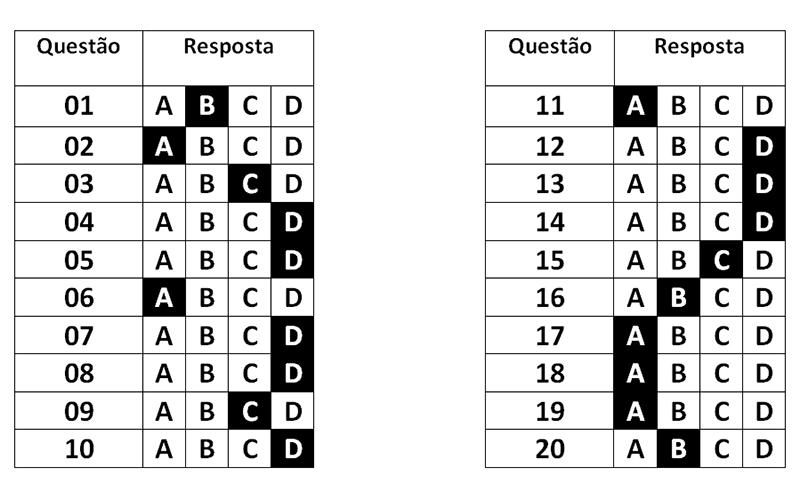
#> input picture lessons/dataset/imgs/gabarito_colunas_simples_preenchidas.jpg, 800 x 500 px, given in place of the camera
$ jupyter execute '5 - Camera-Basic-Recognition.ipynb'   (older library calls are emulated)   (text cells are left out)
#> lines starting #> are read from the running program, lines starting #| are printed output that depends on the picture; after the words box and inside, x2 and y2 are one past the last pixel; in counts of white or black regions, pixels touching at a corner belong together
[cell 1]
import sys
def identify_alternative(image):
    try:
        gray = cv2.cvtColor(image, cv2.COLOR_BGR2GRAY)
        gray = cv2.medianBlur(gray, 5)


        rows = gray.shape[0]
        circles = cv2.HoughCircles(gray,cv2.HOUGH_GRADIENT,1,rows/10,param1=50,param2=30,minRadius=0, maxRadius=30)


        if circles is not None:
            circles = np.uint16(np.around(circles))
            for i in circles[0, :]:
                center = (i[0], i[1])

                #Ponto central
                cv2.circle(image, center, 1, (255, 0, 0), 3)

                #Circulo externo
                radius = i[2]
                cv2.circle(image, center, radius, (0, 255, 0), 3)
        cv2.imshow("detected circles", image)
    except:
        cv2.destroyAllWindows()
        exit(0)

[cell 2]
def identify_test(image):
    gray = cv2.cvtColor(image.copy(), cv2.COLOR_BGR2GRAY)
    ret, thresh = cv2.threshold(gray, 127, 255, 1)
    _ , contours, hierarchy = cv2.findContours(thresh.copy(), cv2.RETR_EXTERNAL, cv2.CHAIN_APPROX_SIMPLE)
    contours = sorted(contours, key = cv2.contourArea, reverse = True)[:1]

    for c in contours:
        x,y,w,h = cv2.boundingRect(c)
        cv2.rectangle(image,(x,y),(x+w,y+h),(0,255,0),2)
    identify_alternative(image)

[cell 3]
def camera_processing():

    cap = cv2.VideoCapture(0)

    while(True):
        ret, frame = cap.read()
#> frame is the input picture: shape (500, 800, 3); min 0, max 255, mean 219.7

        identify_test(frame)
#> in identify_test, `ret, thresh = cv2.threshold(gray, 127, 255, 1)`:
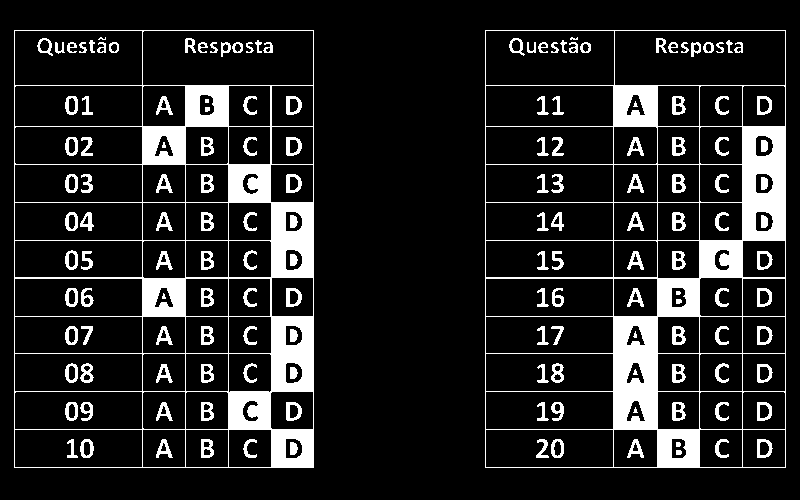
#> thresh: shape (500, 800); 13.8% white; 154 white regions (10 under 20 px)
#> in identify_test, `_ , contours, hierarchy = cv2.findContours(thresh.copy(), cv2.RETR_EXT..`: contours = 2 contours; box (x1, y1, x2, y2) and area: (485, 30, 786, 468) 131100, (14, 30, 314, 468) 130663
#> in identify_test, `contours = sorted(contours, key = cv2.contourArea, reverse = True)[:1]`: contours = [[[485, 30], [485, 467], [785, 467], [785, 30]]]
#> the loop in identify_test, `for c in contours:` made 1 pass
#> (c, x, y, w, h) on pass 1: ([[485, 30], [485, 467], [785, 467], [785, 30]], 485, 30, 301, 438)
#> after the loop in identify_test, `for c in contours:`:
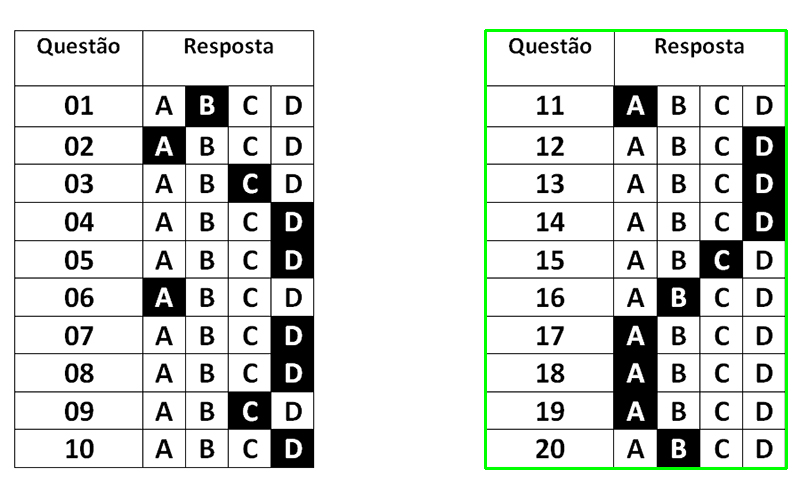
#> image: shape (500, 800, 3); mean B, G, R 217.7, 220.5, 217.7
#> in identify_alternative, `gray = cv2.medianBlur(gray, 5)`:
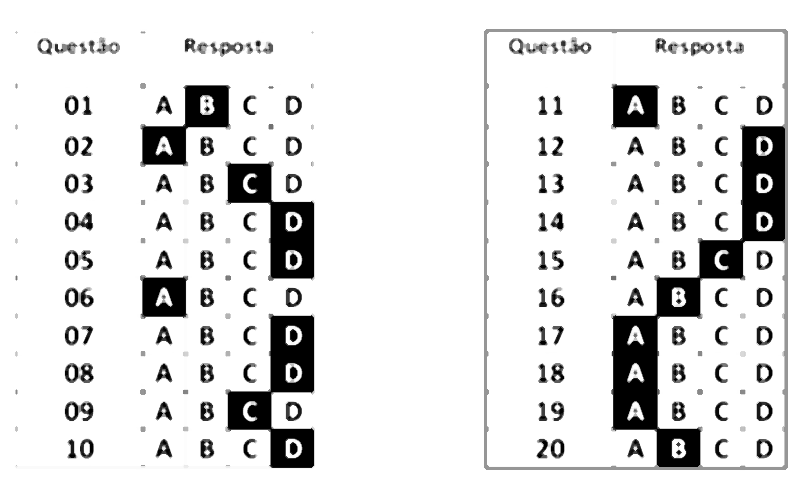
#> gray: shape (500, 800); min 0, max 255, mean 225.3
#> in identify_alternative, `circles = cv2.HoughCircles(gray,cv2.HOUGH_GRADIENT,1,rows/10,param1=50..`: circles = [[291.5, 372.5, 10.2], [762.5, 183.5, 9.6], [291.5, 104.5, 10], [762.5, 410.5, 10], [44.5, 45.5, 7.3]]
#> in identify_alternative, `circles = np.uint16(np.around(circles))`: circles = [[292, 372, 10], [762, 184, 10], [292, 104, 10], [762, 410, 10], [44, 46, 7]]
#> the loop in identify_alternative, `for i in circles[0, :]:` made 5 passes
#> after the loop in identify_alternative, `for i in circles[0, :]:`:
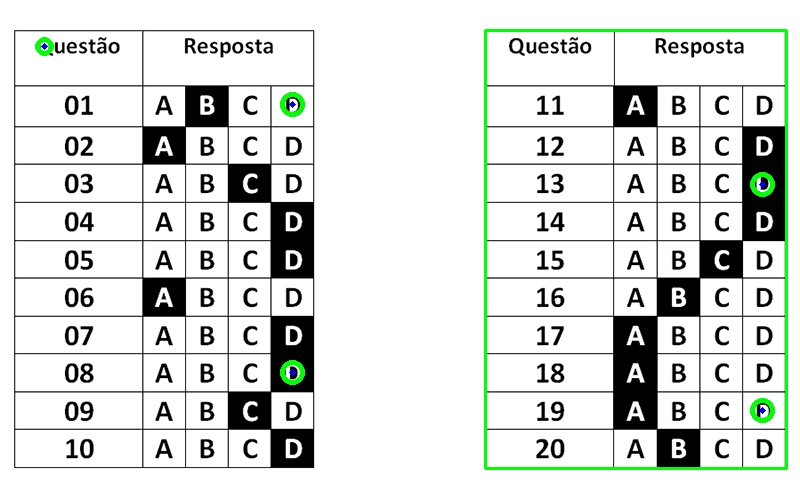
#> image: shape (500, 800, 3); 0.4% of pixels changed, all inside (x1, y1, x2, y2) = (35, 37, 775, 423)
        if cv2.waitKey(1) & 0xFF == ord('q'):
#> (key q is pressed here)
            break

    cap.release()
    cv2.destroyAllWindows()

$ run again, on lessons/dataset/imgs/gabarito_circular_simples.png
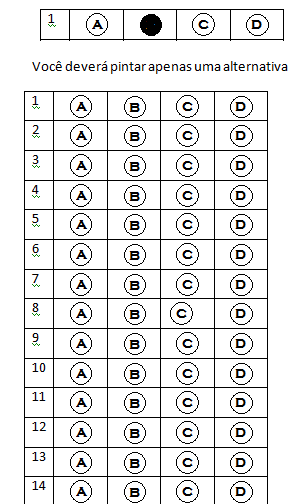
#> input picture lessons/dataset/imgs/gabarito_circular_simples.png, 304 x 504 px, given in place of the camera
#> in camera_processing, frame is the input picture: shape (504, 304, 3); mean B, G, R 230.7, 230.7, 230.7
#> in identify_test, `ret, thresh = cv2.threshold(gray, 127, 255, 1)`:
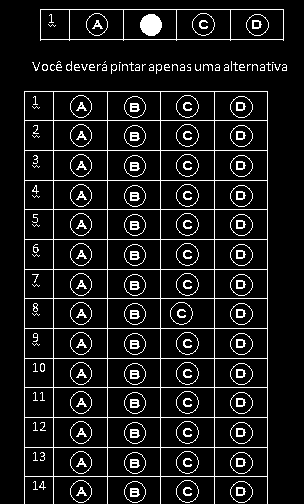
#> thresh: shape (504, 304); 9.5% white in thin lines or dots, all inside (x1, y1, x2, y2) = (24, 9, 287, 504)
#> in identify_test, `_ , contours, hierarchy = cv2.findContours(thresh.copy(), cv2.RETR_EXT..`: contours = 48 contours, 38 with area under 20; largest, box (x1, y1, x2, y2) and area: (24, 91, 268, 504) 93560, (40, 9, 284, 41) 7295, (176, 480, 199, 503) 376, (230, 481, 253, 503) 358, (70, 480, 92, 503) 358
#> in identify_test, `contours = sorted(contours, key = cv2.contourArea, reverse = True)[:1]`: contours = 1 contour; box (x1, y1, x2, y2) and area: (24, 91, 268, 504) 93560
#> the loop in identify_test, `for c in contours:` made 1 pass
#> (x, y, w, h) on pass 1: (24, 91, 244, 413)
#> in identify_alternative, `gray = cv2.medianBlur(gray, 5)`:
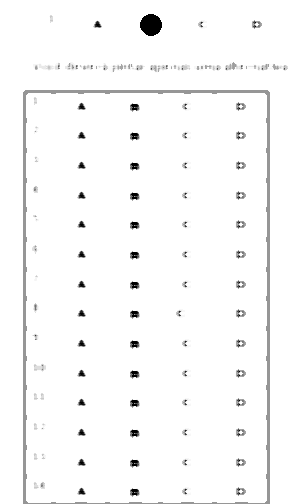
#> gray: shape (504, 304); min 0, max 255, mean 248.7
#> circles = None

$ run again, on lessons/dataset/imgs/gabarito_circular_simples_preenchido.png
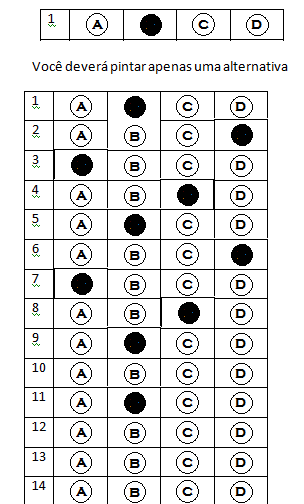
#> input picture lessons/dataset/imgs/gabarito_circular_simples_preenchido.png, 304 x 504 px, given in place of the camera
#> in camera_processing, frame is the input picture: shape (504, 304, 3); mean B, G, R 226.2, 226.3, 226.3
#> in identify_test, `ret, thresh = cv2.threshold(gray, 127, 255, 1)`:
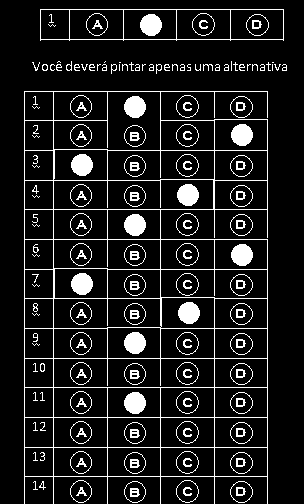
#> thresh: shape (504, 304); 11.2% white; 181 white regions (48 under 20 px)
#> in identify_test, `_ , contours, hierarchy = cv2.findContours(thresh.copy(), cv2.RETR_EXT..`: contours = 52 contours, 38 with area under 20; largest, box (x1, y1, x2, y2) and area: (24, 91, 268, 504) 87306, (40, 9, 284, 41) 7295, (176, 480, 199, 503) 376, (176, 213, 199, 236) 376, (176, 95, 199, 118) 376
#> in identify_test, `contours = sorted(contours, key = cv2.contourArea, reverse = True)[:1]`: contours = 1 contour; box (x1, y1, x2, y2) and area: (24, 91, 268, 504) 87306
#> the loop in identify_test, `for c in contours:` made 1 pass
#> (x, y, w, h) on pass 1: (24, 91, 244, 413)
#> in identify_alternative, `gray = cv2.medianBlur(gray, 5)`:
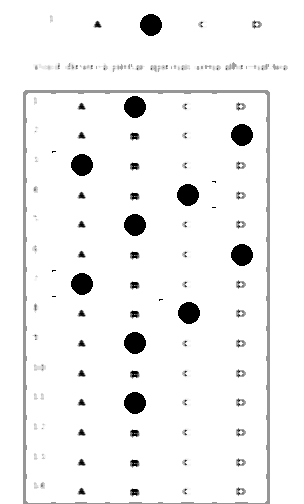
#> gray: shape (504, 304); min 0, max 255, mean 243
#> circles = None
